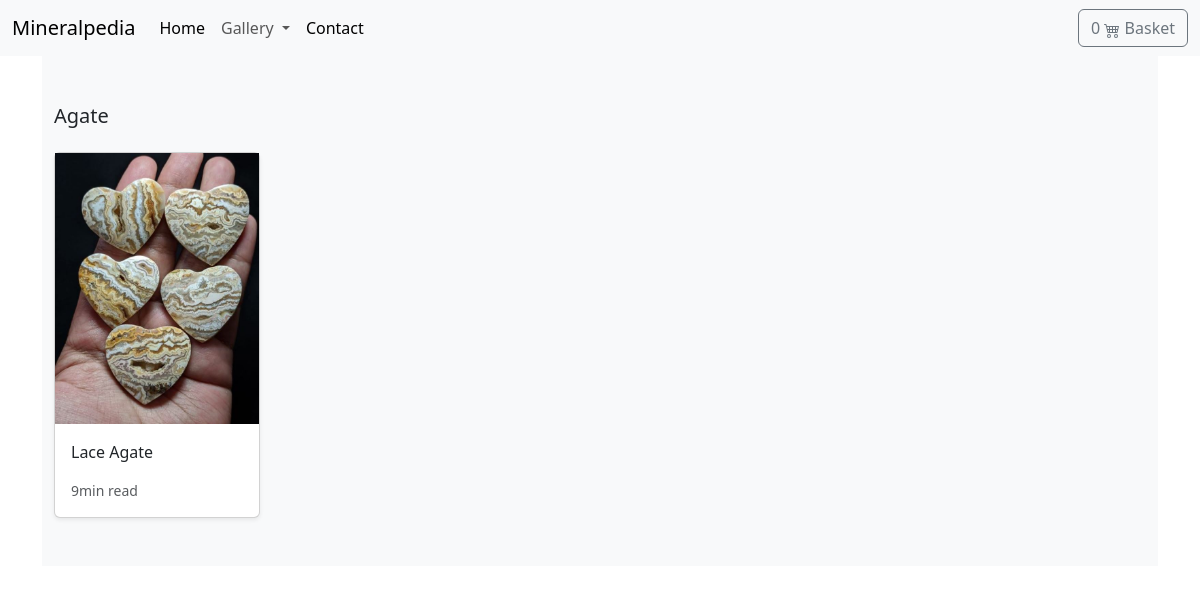
Page /category/agate/ on the committed database.
### store/models.py (models this page shows, shortened)
class Category(models.Model):
    name = models.CharField(max_length=255, db_index=True)
    slug = models.SlugField(max_length=255, unique=True)
    class Meta:
        verbose_name_plural = 'categories'

class Product(models.Model):
    category = models.ForeignKey(
        Category, related_name='product', on_delete=models.CASCADE)
    created_by = models.ForeignKey(
        User, on_delete=models.CASCADE, related_name='product_creator')
    title = models.CharField(max_length=255)
    author = models.CharField(max_length=255, default='admin')
    description = models.TextField(blank=True)
    image = models.ImageField(
        upload_to='images/', default='images/default.png')
    slug = models.SlugField(max_length=255)
    price = models.DecimalField(max_digits=4, decimal_places=2)
    in_stock = models.BooleanField(default=True)
    is_active = models.BooleanField(default=True)
    created = models.DateTimeField(auto_now_add=True)
    updated = models.DateTimeField(auto_now=True)
    objects = models.Manager()
    products = ProductManager()
    class Meta:
        verbose_name_plural = 'Products'
        ordering = ('-created',)
    def get_absolute_url(self):
        return reverse('store:product_detail', kwargs={'slug': self.slug})

### store/views.py (the view)
def category_list(request, category_slug):
    category = get_object_or_404(Category, slug=category_slug)
    products = Product.objects.filter(category=category)
    return render(request, 'store/products/category.html', {'category': category, 'products': products})

### basket/basket.py (called while the page is built)
    def __len__(self):
        return sum(item['qty'] for item in self.basket.values())

### basket/context_processors.py (called while the page is built)
def basket(request):
    return {'basket': Basket(request)}

### store/context_processors.py (called while the page is built)
def categories(request):
    return {
        'categories': Category.objects.all()
    }

### templates/store/products/category.html (shortened to what this page needs)
{% extends 'store/base.html' %}
{% load static %}
{% block contents %}
<main>
    <div class="album py-5 bg-light">
      <div class="container">
        <div class="pb-3 h5">{{category.name|title}}</div>
        <div class="row row-cols-1 row-cols-sm-2 row-cols-md-5 g-3">
          {% for product in products %}
          <div class="col">
            <div class="card shadow-sm">
            <img class="img-fluid" alt="Responsive image" src="{{ product.image.url }}">
              <div class="card-body">
                <p class="card-text">
                  <a class="text-dark text-decoration-none" href="{{ product.get_absolute_url }}">{{ product.title }}</a>
                </p>
                <div class="d-flex justify-content-between align-items-center">
                  <small class="text-muted">9min read</small>
                </div>
              </div>
            </div>
          </div>
          {% endfor %}
        </div>
      </div>
    </div>
</main>
{% endblock contents %}

### rows in the picture
Category: name "Agate"
Product: image (picture), title "Lace Agate"
